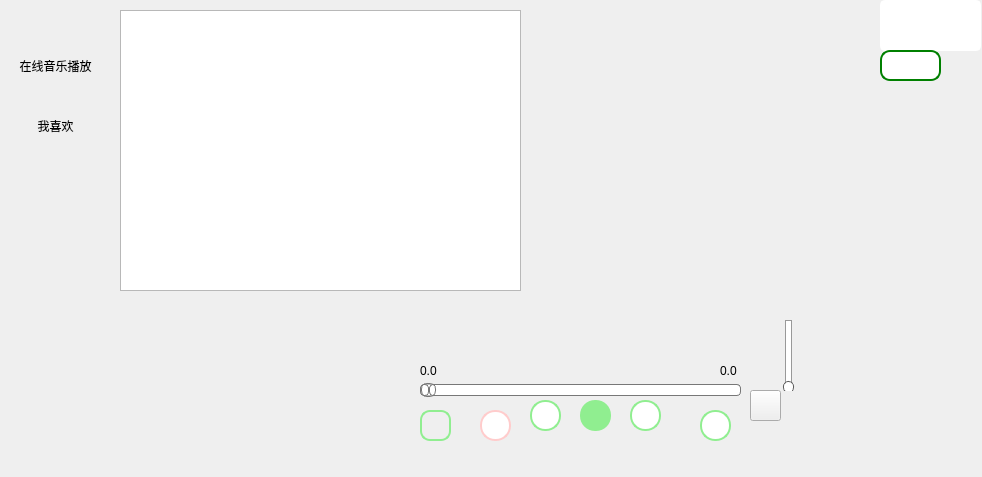
<?xml version="1.0" encoding="UTF-8"?>
<ui version="4.0">
 <class>ListWidget</class>
 <widget class="QWidget" name="ListWidget">
  <property name="geometry">
   <rect>
    <x>0</x>
    <y>0</y>
    <width>982</width>
    <height>477</height>
   </rect>
  </property>
  <property name="windowTitle">
   <string>Form</string>
  </property>
  <widget class="QLabel" name="label_gif">
   <property name="geometry">
    <rect>
     <x>880</x>
     <y>0</y>
     <width>101</width>
     <height>51</height>
    </rect>
   </property>
   <property name="styleSheet">
    <string notr="true">QLabel#label_gif
{
    border: 2px solid white; /* 设置白色边框 */
    background-color: white; /* 默认背景颜色为白色 */
    border-radius: 5px; /* 设置圆角 */
    padding: 5px 10px; /* 内边距 */
}

QLabel#label_gif:hover {
    border-color: white; /* 悬停时边框为白色 */
    background-color: lightyellow; /* 悬停时背景为浅黄色 */
}</string>
   </property>
   <property name="text">
    <string/>
   </property>
  </widget>
  <widget class="QLabel" name="Onlinebaidu">
   <property name="geometry">
    <rect>
     <x>880</x>
     <y>50</y>
     <width>61</width>
     <height>31</height>
    </rect>
   </property>
   <property name="styleSheet">
    <string notr="true">QLabel#Onlinebaidu 
{
    border: 2px solid green; /* 设置绿色边框 */
    background-color: white; /* 默认背景颜色为白色 */
    border-radius: 10px; /* 设置圆角 */
    padding: 5px 10px; /* 内边距 */
}

QLabel#Onlinebaidu:hover {
    border-color: lightgreen; /* 悬停时边框为浅绿色 */
    background-color: lightgreen; /* 悬停时背景为浅绿色 */
}
</string>
   </property>
   <property name="text">
    <string/>
   </property>
  </widget>
  <widget class="QListWidget" name="Onlinemusicposter">
   <property name="geometry">
    <rect>
     <x>180</x>
     <y>300</y>
     <width>221</width>
     <height>151</height>
    </rect>
   </property>
   <property name="styleSheet">
    <string notr="true">QListWidget#Onlinemusicposter
{
    background: transparent;
	border: none;
}
</string>
   </property>
  </widget>
  <widget class="QLabel" name="Onlinelabel_CurrentTime">
   <property name="geometry">
    <rect>
     <x>420</x>
     <y>360</y>
     <width>41</width>
     <height>21</height>
    </rect>
   </property>
   <property name="styleSheet">
    <string notr="true"/>
   </property>
   <property name="text">
    <string>0.0</string>
   </property>
  </widget>
  <widget class="QPushButton" name="OnlinePlay">
   <property name="geometry">
    <rect>
     <x>580</x>
     <y>400</y>
     <width>31</width>
     <height>31</height>
    </rect>
   </property>
   <property name="styleSheet">
    <string notr="true">QPushButton#OnlinePlay 
{
    background-color: lightgreen;
    border-radius: 15px; /* 调整为合适的值，使按钮变为圆形 */
    color: white; /* 使文本颜色为白色，确保在深绿色背景上可见 */
    padding: 10px; /* 添加一些填充，以使按钮具有适当的大小 */
}

QPushButton#OnlinePlay:pressed 
{
    background-color: #90ee90; /* 按下时的背景颜色，可以比浅绿色更暗 */
}
</string>
   </property>
   <property name="text">
    <string/>
   </property>
  </widget>
  <widget class="QPushButton" name="OnlineNext">
   <property name="geometry">
    <rect>
     <x>630</x>
     <y>400</y>
     <width>31</width>
     <height>31</height>
    </rect>
   </property>
   <property name="styleSheet">
    <string notr="true">QPushButton#OnlineNext 
{
    background-color: white; /* 初始背景颜色 */
    border-radius: 15px; /* 调整为合适的值，使按钮变为圆形 */
    color: black; /* 初始文本颜色 */
    padding: 10px; /* 添加一些填充，以使按钮具有适当的大小 */
    border: 2px solid #90ee90; /* 初始边框颜色 */
}

QPushButton#OnlineNext:hover 
{
    background-color: lightgreen; /* 鼠标悬停时的背景颜色 */
    border: 2px solid lightgreen; /* 鼠标悬停时的边框颜色 */
    color: white; /* 鼠标悬停时的文本颜色 */
}

QPushButton#OnlineNext:pressed 
{
    background-color: #90ee90; /* 按下时的背景颜色 */
}
</string>
   </property>
   <property name="text">
    <string/>
   </property>
  </widget>
  <widget class="QSlider" name="OnlineverticalSlider">
   <property name="geometry">
    <rect>
     <x>780</x>
     <y>320</y>
     <width>16</width>
     <height>71</height>
    </rect>
   </property>
   <property name="styleSheet">
    <string notr="true">QSlider::groove:vertical 
{
    border: 1px solid #999999;
    background: white; /* 背景颜色为白色 */
    width: 5px; /* 滑槽的宽度 */
    border-radius: 4px;
}

QSlider::handle:vertical 
{
    background: white; /* 滑块颜色为白色 */
    border: 1px solid #5c5c5c;
    height: 10px; /* 滑块的高度 */
    margin: -3px -3px; /* 控制滑块的宽度和位置 */
    border-radius: 5px;
}

QSlider::add-page:vertical 
{
    background: #9ACD32; /* 稍微深一点的绿色 */
    border: 1px solid #777;
    width: 10px;
    border-radius: 4px;
}
QSlider::sub-page:vertical 
{
    background: white; /* 未滑动部分的颜色为白色 */
    border: 1px solid #999999;
    width: 10px;
    border-radius: 4px;
}
QSlider::handle:vertical:hover 
{
    background: #cccccc; /* 悬停时的背景颜色 */
    border: 1px solid #5c5c5c;
}


</string>
   </property>
   <property name="orientation">
    <enum>Qt::Vertical</enum>
   </property>
  </widget>
  <widget class="QSlider" name="OnlinehorizontalSlider">
   <property name="geometry">
    <rect>
     <x>420</x>
     <y>380</y>
     <width>321</width>
     <height>20</height>
    </rect>
   </property>
   <property name="styleSheet">
    <string notr="true">QSlider::groove:horizontal {
    border: 1px solid #bbb;
    background: white;
    height: 10px;
    border-radius: 4px;
}

QSlider::sub-page:horizontal {
    background: qlineargradient(x1: 0, y1: 0, x2: 1, y2: 0,
        stop: 0 #66e,
        stop: 1 #bbf);
    border: 1px solid #777;
    height: 10px;
    border-radius: 4px;
}

QSlider::add-page:horizontal {
    background: #fff;
    border: 1px solid #777;
    height: 10px;
    border-radius: 4px;
}

QSlider::handle:horizontal {
    background: qradialgradient(spread: pad, cx: 0.5, cy: 0.5, radius: 0.5, fx: 0.5, fy: 0.5,
        stop: 0.6 #45ADED,
        stop: 0.778409 rgba(255, 255, 255, 255));
    border: 1px solid #777;
    border-radius: 6px;
    width: 13px;
    margin-top: -2px;
    margin-bottom: -2px;
}

QSlider::handle:horizontal:hover {
    background: qradialgradient(spread: pad, cx: 0.5, cy: 0.5, radius: 0.5, fx: 0.5, fy: 0.5,
        stop: 0.6 #2A8BDA,
        stop: 0.778409 rgba(255, 255, 255, 255));
    border: 1px solid #444;
    border-radius: 6px;
}
</string>
   </property>
   <property name="orientation">
    <enum>Qt::Horizontal</enum>
   </property>
  </widget>
  <widget class="QPushButton" name="OnlinepushButton_playmode">
   <property name="geometry">
    <rect>
     <x>420</x>
     <y>410</y>
     <width>31</width>
     <height>31</height>
    </rect>
   </property>
   <property name="styleSheet">
    <string notr="true">QPushButton#OnlinepushButton_playmode 
{
    border-radius: 10px; /* 调整为合适的值，使按钮变为圆形 */
    color: black; /* 初始文本颜色 */
    padding: 10px; /* 添加一些填充，以使按钮具有适当的大小 */
    border: 2px solid #90ee90; /* 初始边框颜色 */
}

QPushButton#OnlinepushButton_playmode:hover 
{
    background-color: lightgreen; /* 鼠标悬停时的背景颜色 */
    border: 2px solid lightgreen; /* 鼠标悬停时的边框颜色 */
    color: white; /* 鼠标悬停时的文本颜色 */
}

QPushButton#OnlinepushButton_playmode:pressed 
{
    background-color: #90ee90; /* 按下时的背景颜色 */
}</string>
   </property>
   <property name="text">
    <string/>
   </property>
  </widget>
  <widget class="QLabel" name="Onlinelabel_updateVolume">
   <property name="geometry">
    <rect>
     <x>790</x>
     <y>390</y>
     <width>34</width>
     <height>34</height>
    </rect>
   </property>
   <property name="styleSheet">
    <string notr="true">QLabel#Onlinelabel_updateVolume {
    text-align: center; /* 文本居中 */
}

</string>
   </property>
   <property name="text">
    <string/>
   </property>
  </widget>
  <widget class="QLabel" name="Onlinelabel_TotalTime">
   <property name="geometry">
    <rect>
     <x>720</x>
     <y>360</y>
     <width>41</width>
     <height>21</height>
    </rect>
   </property>
   <property name="text">
    <string>0.0</string>
   </property>
  </widget>
  <widget class="QWidget" name="widget" native="true">
   <property name="geometry">
    <rect>
     <x>530</x>
     <y>90</y>
     <width>421</width>
     <height>211</height>
    </rect>
   </property>
   <property name="styleSheet">
    <string notr="true">QWidget#widget 
{
    background-image: url(:/image/LRC_background_image.png);
    background-attachment: fixed; /* 确保背景图像固定不动 */
    background-position: center; /* 图像在控件中居中 */
    background-repeat: no-repeat; /* 不重复显示背景图像 */
}

</string>
   </property>
   <widget class="QLabel" name="OnlineLRC_1">
    <property name="geometry">
     <rect>
      <x>0</x>
      <y>40</y>
      <width>421</width>
      <height>16</height>
     </rect>
    </property>
    <property name="styleSheet">
     <string notr="true">font: 9pt &quot;Blackadder ITC&quot;;
</string>
    </property>
    <property name="text">
     <string/>
    </property>
   </widget>
   <widget class="QLabel" name="OnlineLRC">
    <property name="geometry">
     <rect>
      <x>0</x>
      <y>10</y>
      <width>421</width>
      <height>16</height>
     </rect>
    </property>
    <property name="styleSheet">
     <string notr="true">font: 9pt &quot;Blackadder ITC&quot;;
QLabel#label_LRC 
{
    border: 0px;
}
</string>
    </property>
    <property name="text">
     <string/>
    </property>
   </widget>
   <widget class="QLabel" name="OnlineLRC_2">
    <property name="geometry">
     <rect>
      <x>0</x>
      <y>70</y>
      <width>421</width>
      <height>16</height>
     </rect>
    </property>
    <property name="styleSheet">
     <string notr="true">font: 9pt &quot;Blackadder ITC&quot;;</string>
    </property>
    <property name="text">
     <string/>
    </property>
   </widget>
   <widget class="QLabel" name="OnlineLRC_3">
    <property name="geometry">
     <rect>
      <x>0</x>
      <y>100</y>
      <width>421</width>
      <height>16</height>
     </rect>
    </property>
    <property name="styleSheet">
     <string notr="true">font: 9pt &quot;Blackadder ITC&quot;;</string>
    </property>
    <property name="text">
     <string/>
    </property>
   </widget>
   <widget class="QLabel" name="OnlineLRC_4">
    <property name="geometry">
     <rect>
      <x>0</x>
      <y>130</y>
      <width>421</width>
      <height>16</height>
     </rect>
    </property>
    <property name="styleSheet">
     <string notr="true">font: 9pt &quot;Blackadder ITC&quot;;</string>
    </property>
    <property name="text">
     <string/>
    </property>
   </widget>
   <widget class="QLabel" name="OnlineLRC_5">
    <property name="geometry">
     <rect>
      <x>0</x>
      <y>160</y>
      <width>421</width>
      <height>16</height>
     </rect>
    </property>
    <property name="styleSheet">
     <string notr="true">font: 9pt &quot;Blackadder ITC&quot;;</string>
    </property>
    <property name="text">
     <string/>
    </property>
   </widget>
   <widget class="QLabel" name="OnlineLRC_6">
    <property name="geometry">
     <rect>
      <x>0</x>
      <y>190</y>
      <width>421</width>
      <height>16</height>
     </rect>
    </property>
    <property name="text">
     <string/>
    </property>
   </widget>
  </widget>
  <widget class="QPushButton" name="OnlinePrev">
   <property name="geometry">
    <rect>
     <x>530</x>
     <y>400</y>
     <width>31</width>
     <height>31</height>
    </rect>
   </property>
   <property name="styleSheet">
    <string notr="true">QPushButton#OnlinePrev 
{
    background-color: white; /* 初始背景颜色 */
    border-radius: 15px; /* 调整为合适的值，使按钮变为圆形 */
    color: black; /* 初始文本颜色 */
    padding: 10px; /* 添加一些填充，以使按钮具有适当的大小 */
    border: 2px solid #90ee90; /* 初始边框颜色 */
}

QPushButton#OnlinePrev:hover 
{
    background-color: lightgreen; /* 鼠标悬停时的背景颜色 */
    border: 2px solid lightgreen; /* 鼠标悬停时的边框颜色 */
    color: white; /* 鼠标悬停时的文本颜色 */
}

QPushButton#OnlinePrev:pressed 
{
    background-color: #90ee90; /* 按下时的背景颜色 */
}
</string>
   </property>
   <property name="text">
    <string/>
   </property>
  </widget>
  <widget class="QPushButton" name="OnlinepushButton_volume">
   <property name="geometry">
    <rect>
     <x>750</x>
     <y>390</y>
     <width>31</width>
     <height>31</height>
    </rect>
   </property>
   <property name="styleSheet">
    <string notr="true">QPushButton#OnlinepushButton_volume 
{
    border: none;
    background-color: transparent; /* 清除默认背景色 */
    /* width: 70px; /* 设置按钮宽度 */
    /* height: 70px; /* 设置按钮高度 */
    border-radius: 15px; /* 圆形按钮，半径为宽度或高度的一半 */
    /* padding: 10px; /* 可选：设置内边距以控制按钮大小 */
	border: 2px solid rgb(144, 238, 144); /* 添加浅绿色边框 */
}
QPushButton#OnlinepushButton_volume::hover
{
	background-color: rgb(56, 255, 21);
};</string>
   </property>
   <property name="text">
    <string/>
   </property>
  </widget>
  <widget class="QPushButton" name="onlineMusicPlay">
   <property name="geometry">
    <rect>
     <x>0</x>
     <y>50</y>
     <width>111</width>
     <height>31</height>
    </rect>
   </property>
   <property name="styleSheet">
    <string notr="true">QPushButton#onlineMusicPlay
{
    background: transparent;
    border: none;
    border-radius: 10px;
}

QPushButton#onlineMusicPlay:hover 
{
    background-color: lightgreen;
}
</string>
   </property>
   <property name="text">
    <string>在线音乐播放</string>
   </property>
  </widget>
  <widget class="QTableWidget" name="tableWidget">
   <property name="geometry">
    <rect>
     <x>120</x>
     <y>10</y>
     <width>401</width>
     <height>281</height>
    </rect>
   </property>
  </widget>
  <widget class="QPushButton" name="OnlineLRCShow">
   <property name="geometry">
    <rect>
     <x>700</x>
     <y>410</y>
     <width>31</width>
     <height>31</height>
    </rect>
   </property>
   <property name="styleSheet">
    <string notr="true">QPushButton#OnlineLRCShow
{
	border-image: url(:/image/LRCShow.png);
    background-color: white; /* 初始背景颜色 */
    border-radius: 15px; /* 调整为合适的值，使按钮变为圆形 */
    color: black; /* 初始文本颜色 */
    padding: 10px; /* 添加一些填充，以使按钮具有适当的大小 */
    border: 2px solid #90ee90; /* 初始边框颜色 */
}

QPushButton#OnlineLRCShow:hover 
{
    background-color: lightgreen; /* 鼠标悬停时的背景颜色 */
    border: 2px solid lightgreen; /* 鼠标悬停时的边框颜色 */
    color: white; /* 鼠标悬停时的文本颜色 */
}

QPushButton#OnlineLRCShow:pressed 
{
    background-color: #90ee90; /* 按下时的背景颜色 */
}
</string>
   </property>
   <property name="text">
    <string/>
   </property>
  </widget>
  <widget class="QLabel" name="label_currentPlayMusic">
   <property name="geometry">
    <rect>
     <x>460</x>
     <y>360</y>
     <width>171</width>
     <height>20</height>
    </rect>
   </property>
   <property name="text">
    <string/>
   </property>
  </widget>
  <widget class="QPushButton" name="pushButton_myLikeMusic">
   <property name="geometry">
    <rect>
     <x>480</x>
     <y>410</y>
     <width>31</width>
     <height>31</height>
    </rect>
   </property>
   <property name="styleSheet">
    <string notr="true">QPushButton#pushButton_myLikeMusic {
    border: 2px solid #ffcccc; /* 初始边框颜色为淡红色 */
    border-radius: 15px; /* 调整为合适的值，使按钮变为圆形 */
    background-color: #ffffff; /* 背景色白色 */
	background-position: center;/* 图标居中 */
}
QPushButton#pushButton_myLikeMusic::hover 
{
    border: 2px solid #ff0000;/* 悬停时边框颜色为深红色 */
}
QPushButton#pushButton_myLikeMusic::pressed 
{
    background-color: #ff0000; /* 按钮按下时背景颜色为深红色 */
}</string>
   </property>
   <property name="text">
    <string/>
   </property>
  </widget>
  <widget class="QPushButton" name="pushButton_myLikeMusicList">
   <property name="geometry">
    <rect>
     <x>0</x>
     <y>110</y>
     <width>111</width>
     <height>31</height>
    </rect>
   </property>
   <property name="styleSheet">
    <string notr="true">QPushButton#pushButton_myLikeMusicList
{
    background: transparent;
    border: none;
    border-radius: 10px;
}

QPushButton#pushButton_myLikeMusicList:hover 
{
    background-color: lightgreen;
}</string>
   </property>
   <property name="text">
    <string>我喜欢</string>
   </property>
  </widget>
 </widget>
 <resources/>
 <connections/>
</ui>
